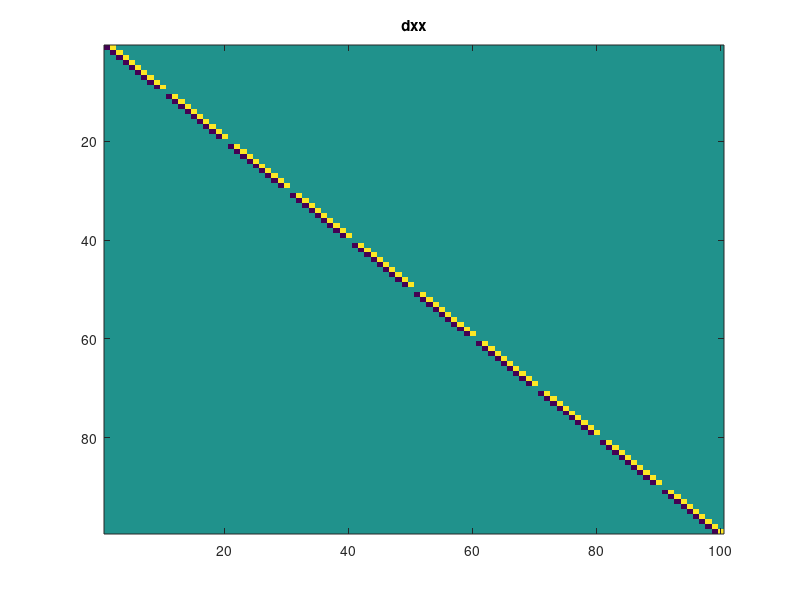
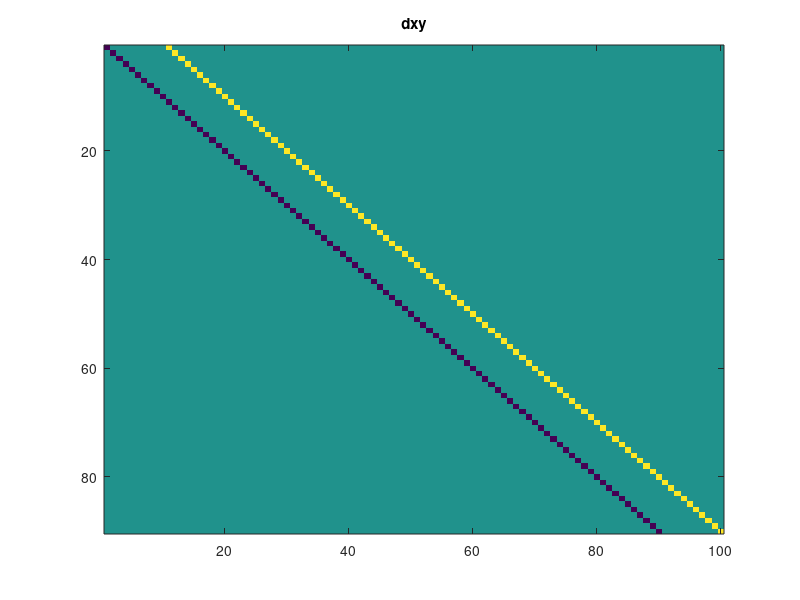
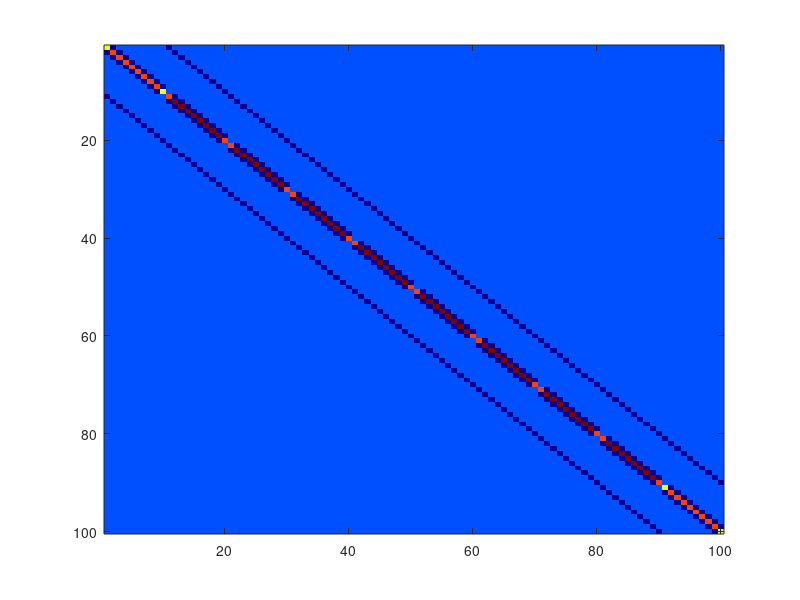

Here is the MATLAB script that generated these plots, in order:
%%% create a matrix that calculates rms smoothness

nk = [10 10];
nks = prod(nk);
consecutive = ones(nks,1);
consecutive(nk(1):nk(1):end) = 0;
Dxx = spdiags(consecutive*[-1 1],[ 0 1],nks-1,nks);

Dxy = spdiags(ones(nks,1)*[-1 1],[ 0 nk(1)],nks - nk(1) ,nks);

Dx =  Dxx'*Dxx + Dxy'*Dxy    ;

figure
imagesc(Dxx); title('dxx')
figure
imagesc(Dxy); title('dxy')

figure
imagesc(Dx)
colormap jet

data = rand(nk);
rmsx =  sum(sum((data(1:end-1,:) - data(2:end,:)).^2))  
rmsy = sum(sum((data(:,1:end-1) - data(:,2:end)).^2 )) 

rms = rmsx + rmsy

rms_matrix = data(:)' * Dx * data(:)
